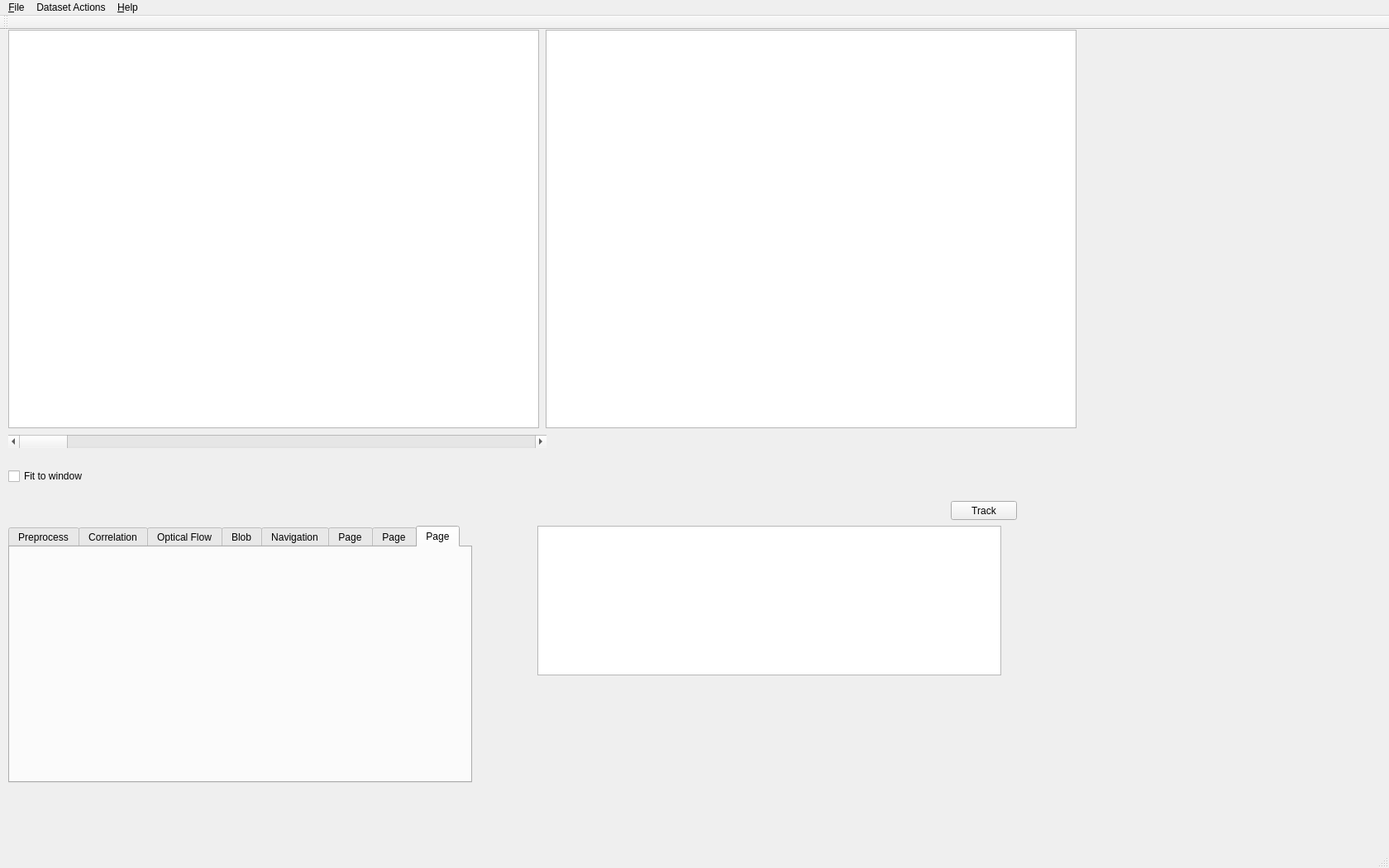
<?xml version="1.0" encoding="UTF-8"?>
<ui version="4.0">
 <class>MainWindow</class>
 <widget class="QMainWindow" name="MainWindow">
  <property name="geometry">
   <rect>
    <x>0</x>
    <y>0</y>
    <width>1680</width>
    <height>1050</height>
   </rect>
  </property>
  <property name="windowTitle">
   <string>TACTICAL :: Tracking Algorithm Comparison Testbed for Comprehensive Analysis and Learning</string>
  </property>
  <widget class="QWidget" name="centralWidget">
   <widget class="QTabWidget" name="tabWidget">
    <property name="geometry">
     <rect>
      <x>10</x>
      <y>600</y>
      <width>561</width>
      <height>311</height>
     </rect>
    </property>
    <property name="currentIndex">
     <number>7</number>
    </property>
    <widget class="QWidget" name="tabPreprocess">
     <attribute name="title">
      <string>Preprocess</string>
     </attribute>
    </widget>
    <widget class="QWidget" name="tabCorrelation">
     <attribute name="title">
      <string>Correlation</string>
     </attribute>
     <widget class="QLabel" name="labelConstOffset">
      <property name="geometry">
       <rect>
        <x>10</x>
        <y>20</y>
        <width>101</width>
        <height>16</height>
       </rect>
      </property>
      <property name="text">
       <string>Constellation Offset</string>
      </property>
     </widget>
     <widget class="QSpinBox" name="spinBoxConstOffset">
      <property name="geometry">
       <rect>
        <x>190</x>
        <y>20</y>
        <width>41</width>
        <height>20</height>
       </rect>
      </property>
     </widget>
     <widget class="QLabel" name="labelSearchRadius">
      <property name="geometry">
       <rect>
        <x>10</x>
        <y>50</y>
        <width>81</width>
        <height>16</height>
       </rect>
      </property>
      <property name="text">
       <string>Search Radius</string>
      </property>
     </widget>
     <widget class="QSpinBox" name="spinBoxSearchRadius">
      <property name="geometry">
       <rect>
        <x>190</x>
        <y>50</y>
        <width>42</width>
        <height>22</height>
       </rect>
      </property>
     </widget>
     <widget class="QLabel" name="labelSearchLevels">
      <property name="geometry">
       <rect>
        <x>10</x>
        <y>90</y>
        <width>71</width>
        <height>16</height>
       </rect>
      </property>
      <property name="text">
       <string>Search Levels</string>
      </property>
     </widget>
     <widget class="QSpinBox" name="spinBoxSearchLevels">
      <property name="geometry">
       <rect>
        <x>190</x>
        <y>80</y>
        <width>42</width>
        <height>22</height>
       </rect>
      </property>
     </widget>
     <widget class="QLabel" name="labelMinSample">
      <property name="geometry">
       <rect>
        <x>10</x>
        <y>120</y>
        <width>111</width>
        <height>16</height>
       </rect>
      </property>
      <property name="text">
       <string>Min Sample Proportion</string>
      </property>
     </widget>
     <widget class="QLabel" name="labelFovealKernelBaseConstant">
      <property name="geometry">
       <rect>
        <x>10</x>
        <y>160</y>
        <width>151</width>
        <height>16</height>
       </rect>
      </property>
      <property name="text">
       <string>Foveal Kernel Base Constant</string>
      </property>
     </widget>
     <widget class="QLabel" name="labelFovealKernelNumLevels">
      <property name="geometry">
       <rect>
        <x>10</x>
        <y>190</y>
        <width>141</width>
        <height>16</height>
       </rect>
      </property>
      <property name="text">
       <string>Foveal Kernel Number Levels</string>
      </property>
     </widget>
     <widget class="QLabel" name="labelFovealKernelTypeSpacing">
      <property name="geometry">
       <rect>
        <x>10</x>
        <y>220</y>
        <width>141</width>
        <height>16</height>
       </rect>
      </property>
      <property name="text">
       <string>Foveal Kernel Type Spacing</string>
      </property>
     </widget>
     <widget class="QCheckBox" name="checkBoxDisplayFovealKernel">
      <property name="geometry">
       <rect>
        <x>50</x>
        <y>250</y>
        <width>141</width>
        <height>18</height>
       </rect>
      </property>
      <property name="text">
       <string>Display Foveal Kernel</string>
      </property>
     </widget>
     <widget class="QDoubleSpinBox" name="doubleSpinBoxMinSample">
      <property name="geometry">
       <rect>
        <x>170</x>
        <y>120</y>
        <width>62</width>
        <height>22</height>
       </rect>
      </property>
     </widget>
     <widget class="QDoubleSpinBox" name="doubleSpinBoxFovealKernelBaseConstant">
      <property name="geometry">
       <rect>
        <x>170</x>
        <y>160</y>
        <width>62</width>
        <height>22</height>
       </rect>
      </property>
     </widget>
     <widget class="QSpinBox" name="spinBoxFovealKernelNumLevels">
      <property name="geometry">
       <rect>
        <x>190</x>
        <y>190</y>
        <width>42</width>
        <height>22</height>
       </rect>
      </property>
     </widget>
     <widget class="QComboBox" name="comboBoxFovealKernelTypeSpacing">
      <property name="geometry">
       <rect>
        <x>150</x>
        <y>220</y>
        <width>81</width>
        <height>22</height>
       </rect>
      </property>
      <item>
       <property name="text">
        <string>Exponential</string>
       </property>
      </item>
      <item>
       <property name="text">
        <string>Geometric</string>
       </property>
      </item>
      <item>
       <property name="text">
        <string>Linear</string>
       </property>
      </item>
     </widget>
     <widget class="QLabel" name="labelCorrErrorThresh">
      <property name="geometry">
       <rect>
        <x>260</x>
        <y>10</y>
        <width>141</width>
        <height>16</height>
       </rect>
      </property>
      <property name="text">
       <string>Correlation Error Threshold</string>
      </property>
     </widget>
     <widget class="QLabel" name="labelDegeneracyThresh">
      <property name="geometry">
       <rect>
        <x>260</x>
        <y>40</y>
        <width>121</width>
        <height>16</height>
       </rect>
      </property>
      <property name="text">
       <string>Degeneracy Threshold</string>
      </property>
     </widget>
     <widget class="QLabel" name="labelShapeChangeThresh">
      <property name="geometry">
       <rect>
        <x>260</x>
        <y>70</y>
        <width>131</width>
        <height>16</height>
       </rect>
      </property>
      <property name="text">
       <string>Shape Change Threshold</string>
      </property>
     </widget>
     <widget class="QLabel" name="labelRejectionRateTimeConstant">
      <property name="geometry">
       <rect>
        <x>260</x>
        <y>100</y>
        <width>151</width>
        <height>16</height>
       </rect>
      </property>
      <property name="text">
       <string>Rejection Rate Time Constant</string>
      </property>
     </widget>
     <widget class="QLabel" name="labelRejectionRateThresh">
      <property name="geometry">
       <rect>
        <x>260</x>
        <y>130</y>
        <width>131</width>
        <height>16</height>
       </rect>
      </property>
      <property name="text">
       <string>Rejection Rate Threshold</string>
      </property>
     </widget>
     <widget class="QLabel" name="labelConstExpansionThresh">
      <property name="geometry">
       <rect>
        <x>260</x>
        <y>160</y>
        <width>171</width>
        <height>16</height>
       </rect>
      </property>
      <property name="text">
       <string>Constellation Expansion Threshold</string>
      </property>
     </widget>
     <widget class="QLabel" name="labelInverseConstellationExpansionThresh">
      <property name="geometry">
       <rect>
        <x>260</x>
        <y>190</y>
        <width>211</width>
        <height>16</height>
       </rect>
      </property>
      <property name="text">
       <string>Inverse Constellation Expansion Threshold</string>
      </property>
     </widget>
     <widget class="QLabel" name="labelStarOutOfBounds">
      <property name="geometry">
       <rect>
        <x>260</x>
        <y>220</y>
        <width>101</width>
        <height>16</height>
       </rect>
      </property>
      <property name="text">
       <string>Star Out of Bounds</string>
      </property>
     </widget>
     <widget class="QLabel" name="labelCenterOutOfBounds">
      <property name="geometry">
       <rect>
        <x>260</x>
        <y>250</y>
        <width>111</width>
        <height>16</height>
       </rect>
      </property>
      <property name="text">
       <string>Center Out of Bounds</string>
      </property>
     </widget>
     <widget class="QDoubleSpinBox" name="doubleSpinBoxCorrErrorThresh">
      <property name="geometry">
       <rect>
        <x>480</x>
        <y>10</y>
        <width>62</width>
        <height>22</height>
       </rect>
      </property>
     </widget>
     <widget class="QDoubleSpinBox" name="doubleSpinBoxDegeneracyThresh">
      <property name="geometry">
       <rect>
        <x>481</x>
        <y>40</y>
        <width>61</width>
        <height>22</height>
       </rect>
      </property>
     </widget>
     <widget class="QDoubleSpinBox" name="doubleSpinBoxShapeChangeThresh">
      <property name="geometry">
       <rect>
        <x>480</x>
        <y>70</y>
        <width>62</width>
        <height>22</height>
       </rect>
      </property>
     </widget>
     <widget class="QDoubleSpinBox" name="doubleSpinBoxRejectionRateTimeConstant">
      <property name="geometry">
       <rect>
        <x>480</x>
        <y>100</y>
        <width>62</width>
        <height>22</height>
       </rect>
      </property>
     </widget>
     <widget class="QDoubleSpinBox" name="doubleSpinBoxRejectionRateThresh">
      <property name="geometry">
       <rect>
        <x>480</x>
        <y>130</y>
        <width>62</width>
        <height>22</height>
       </rect>
      </property>
     </widget>
     <widget class="QSpinBox" name="spinBoxConstExpansionThresh">
      <property name="geometry">
       <rect>
        <x>500</x>
        <y>160</y>
        <width>42</width>
        <height>22</height>
       </rect>
      </property>
     </widget>
     <widget class="QDoubleSpinBox" name="doubleSpinBoxInverseConstellationExpansionThresh">
      <property name="geometry">
       <rect>
        <x>480</x>
        <y>190</y>
        <width>62</width>
        <height>22</height>
       </rect>
      </property>
     </widget>
     <widget class="QSpinBox" name="spinBoxStarOutOfBounds">
      <property name="geometry">
       <rect>
        <x>500</x>
        <y>220</y>
        <width>42</width>
        <height>22</height>
       </rect>
      </property>
     </widget>
     <widget class="QSpinBox" name="spinBoxCenterOutOfBounds">
      <property name="geometry">
       <rect>
        <x>500</x>
        <y>250</y>
        <width>42</width>
        <height>22</height>
       </rect>
      </property>
     </widget>
    </widget>
    <widget class="QWidget" name="tabOpticalFlow">
     <attribute name="title">
      <string>Optical Flow</string>
     </attribute>
     <widget class="QComboBox" name="comboBoxOFAlgorithm">
      <property name="geometry">
       <rect>
        <x>110</x>
        <y>18</y>
        <width>85</width>
        <height>27</height>
       </rect>
      </property>
      <item>
       <property name="text">
        <string>KLT</string>
       </property>
      </item>
      <item>
       <property name="text">
        <string>Horn-Schunck</string>
       </property>
      </item>
      <item>
       <property name="text">
        <string>Farneback</string>
       </property>
      </item>
     </widget>
     <widget class="QLabel" name="label">
      <property name="geometry">
       <rect>
        <x>20</x>
        <y>20</y>
        <width>81</width>
        <height>21</height>
       </rect>
      </property>
      <property name="text">
       <string>Algorithm</string>
      </property>
     </widget>
     <widget class="QCheckBox" name="checkBoxOFShowFeatures">
      <property name="geometry">
       <rect>
        <x>20</x>
        <y>240</y>
        <width>141</width>
        <height>22</height>
       </rect>
      </property>
      <property name="text">
       <string>Show Features?</string>
      </property>
     </widget>
    </widget>
    <widget class="QWidget" name="tabBlob">
     <attribute name="title">
      <string>Blob</string>
     </attribute>
    </widget>
    <widget class="QWidget" name="tabNavigation">
     <attribute name="title">
      <string>Navigation</string>
     </attribute>
    </widget>
    <widget class="QWidget" name="tab">
     <attribute name="title">
      <string>Page</string>
     </attribute>
    </widget>
    <widget class="QWidget" name="tab_2">
     <attribute name="title">
      <string>Page</string>
     </attribute>
    </widget>
    <widget class="QWidget" name="tab_3">
     <attribute name="title">
      <string>Page</string>
     </attribute>
    </widget>
   </widget>
   <widget class="QGraphicsView" name="graphicsView">
    <property name="geometry">
     <rect>
      <x>10</x>
      <y>0</y>
      <width>642</width>
      <height>482</height>
     </rect>
    </property>
    <property name="mouseTracking">
     <bool>true</bool>
    </property>
   </widget>
   <widget class="QPlainTextEdit" name="plainTextEditTrace">
    <property name="geometry">
     <rect>
      <x>650</x>
      <y>600</y>
      <width>561</width>
      <height>181</height>
     </rect>
    </property>
   </widget>
   <widget class="QPushButton" name="pushButtonTrack">
    <property name="geometry">
     <rect>
      <x>1150</x>
      <y>570</y>
      <width>80</width>
      <height>23</height>
     </rect>
    </property>
    <property name="text">
     <string>Track</string>
    </property>
   </widget>
   <widget class="QScrollBar" name="imageScrollBar">
    <property name="geometry">
     <rect>
      <x>10</x>
      <y>490</y>
      <width>651</width>
      <height>16</height>
     </rect>
    </property>
    <property name="orientation">
     <enum>Qt::Horizontal</enum>
    </property>
   </widget>
   <widget class="QCheckBox" name="checkBoxFitToWindow">
    <property name="geometry">
     <rect>
      <x>10</x>
      <y>530</y>
      <width>161</width>
      <height>20</height>
     </rect>
    </property>
    <property name="text">
     <string>Fit to window</string>
    </property>
   </widget>
   <widget class="QGraphicsView" name="graphicsView_2">
    <property name="geometry">
     <rect>
      <x>660</x>
      <y>0</y>
      <width>642</width>
      <height>482</height>
     </rect>
    </property>
    <property name="mouseTracking">
     <bool>true</bool>
    </property>
   </widget>
  </widget>
  <widget class="QMenuBar" name="menuBar">
   <property name="geometry">
    <rect>
     <x>0</x>
     <y>0</y>
     <width>1680</width>
     <height>25</height>
    </rect>
   </property>
   <widget class="QMenu" name="menu_File">
    <property name="title">
     <string>&amp;File</string>
    </property>
    <addaction name="action_Open_Sequence"/>
    <addaction name="actionExit"/>
   </widget>
   <widget class="QMenu" name="menu_Help">
    <property name="title">
     <string>&amp;Help</string>
    </property>
    <addaction name="action_About"/>
   </widget>
   <widget class="QMenu" name="menuDataset_Actions">
    <property name="title">
     <string>Dataset Actions</string>
    </property>
    <addaction name="actionApply_to_Entire_Dataset"/>
    <addaction name="actionExport_Dataset"/>
   </widget>
   <addaction name="menu_File"/>
   <addaction name="menuDataset_Actions"/>
   <addaction name="menu_Help"/>
  </widget>
  <widget class="QToolBar" name="mainToolBar">
   <attribute name="toolBarArea">
    <enum>TopToolBarArea</enum>
   </attribute>
   <attribute name="toolBarBreak">
    <bool>false</bool>
   </attribute>
  </widget>
  <widget class="QStatusBar" name="statusBar"/>
  <action name="action_Open_Sequence">
   <property name="text">
    <string>&amp;Open Sequence or Movie</string>
   </property>
  </action>
  <action name="action_About">
   <property name="text">
    <string>&amp;About</string>
   </property>
  </action>
  <action name="actionEvaluation">
   <property name="text">
    <string>Evaluation</string>
   </property>
  </action>
  <action name="actionNavigation">
   <property name="checkable">
    <bool>true</bool>
   </property>
   <property name="text">
    <string>Navigation</string>
   </property>
  </action>
  <action name="actionExit">
   <property name="text">
    <string>Exit</string>
   </property>
  </action>
  <action name="actionApply_to_Entire_Dataset">
   <property name="text">
    <string>Apply to Entire Dataset</string>
   </property>
  </action>
  <action name="actionExport_Dataset">
   <property name="text">
    <string>Export Dataset</string>
   </property>
  </action>
 </widget>
 <layoutdefault spacing="6" margin="11"/>
 <resources/>
 <connections/>
</ui>
